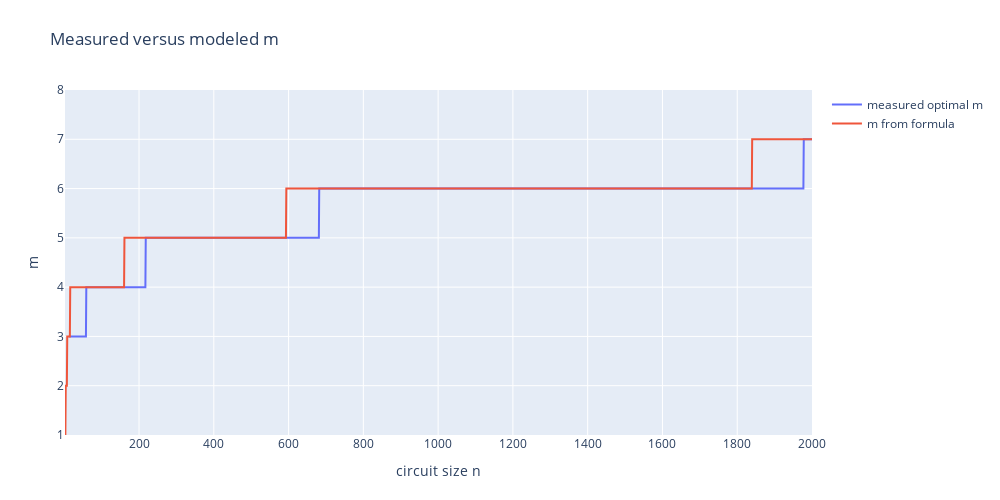

This figure's notebook cell:
### Code cell
layout_1 = go.Layout(
    title= 'Measured versus modeled m',
    margin=dict(
        l=65,
        r=50,
        b=65,
        t=90
    ),
    autosize=False,
    width=1000,
    height=500,
    xaxis = dict(title='circuit size n'),
    yaxis = dict(title='m', range=[1, 8]),
    )

fig = go.Figure(layout=layout_1)

fig.add_trace(go.Scatter(x= n_meas, y = m_meas , mode="lines", name='measured optimal m'))
fig.add_trace(go.Scatter(x= n_model, y = m_model , mode="lines", name='m from formula'))

fig.show()

### Figure 1 — Plotly figure (JSON) as saved in the notebook; plotly's stock layout.template omitted (floating-point values rounded to 4 significant figures; data arrays with more than 128 entries replaced by an {"elided": "..."} marker saying what was removed)
{"data": [{"mode": "lines", "name": "measured optimal m", "type": "scatter", "x": [12, 58, 59, 217, 218, 681, 682, 1977, 1978, 2000], "y": [3, 3, 4, 4, 5, 5, 6, 6, 7, 7]}, {"mode": "lines", "name": "m from formula", "type": "scatter", "x": {"elided": "1999 int values"}, "y": {"elided": "1999 int values"}}], "layout": {"autosize": false, "height": 500, "margin": {"b": 65, "l": 65, "r": 50, "t": 90}, "title": {"text": "Measured versus modeled m"}, "width": 1000, "xaxis": {"title": {"text": "circuit size n"}}, "yaxis": {"range": [1, 8], "title": {"text": "m"}}}}
